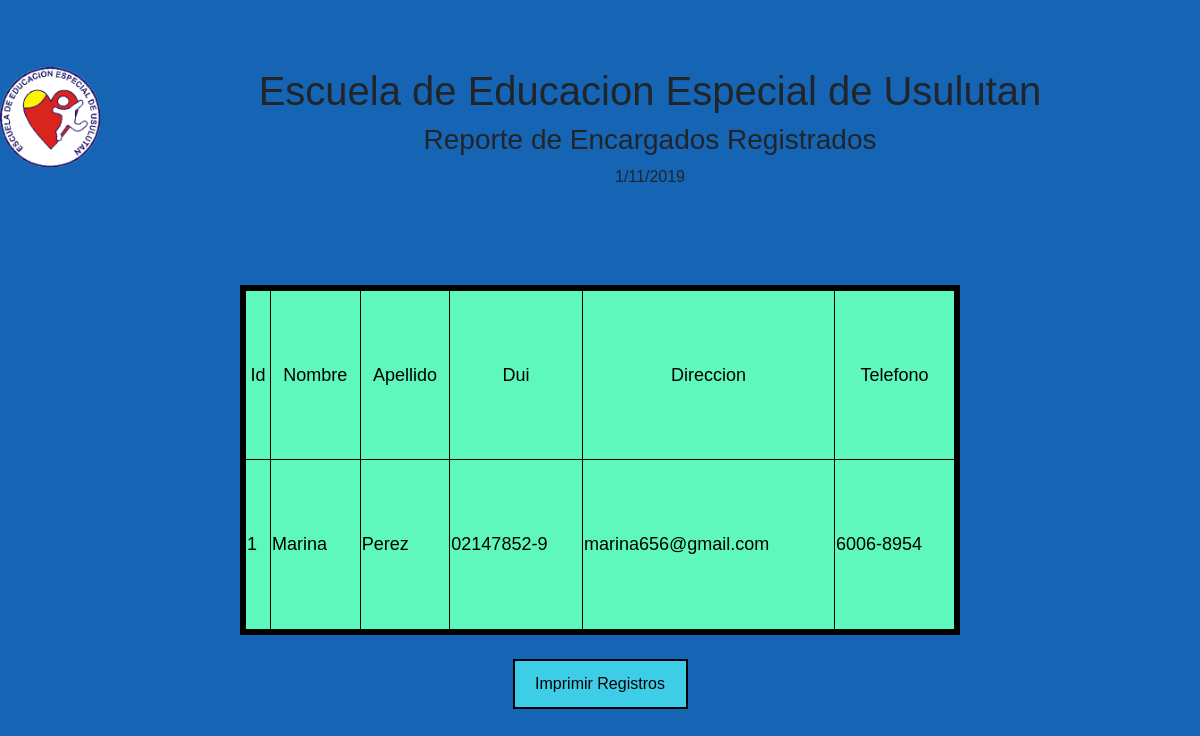
Page /vistas/encargado/vistaen.php on the committed database.
### tables this page shows
CREATE TABLE `encargado` (
  `id_e` int(10) NOT NULL,
  `nombre_encargado` varchar(100) NOT NULL,
  `apellido_encargado` varchar(100) NOT NULL,
  `dui_encargado` varchar(12) NOT NULL,
  `direccion` varchar(100) NOT NULL,
  `telefono` varchar(20) NOT NULL
);

### public/vistas/encargado/vistaen.php (the view, shortened to what this page needs)
<?php
include '../../../conexion.php';
 ?>
<!DOCTYPE html>
<html>
<head>
    <link rel="stylesheet" href="../../../public/bootstrap-4.3.1-dist/css/bootstrap.css">
    <link rel="stylesheet" href="../../../public/css/registro_encargado.css">
        <link rel="stylesheet" href="../../../public/css/mostrar.css">
	<br>
	<img src="../../img/icono.png" width="100" height="100" align="left" >
	<h1>Escuela de Educacion Especial de Usulutan</h1>
	<h3>Reporte de Encargados Registrados</h3>
</head>
	<br>
	<br><br>
<body>
<center>
<br>
	<br>
	<table border="1" >
		<tr>
			<td align="center">Id</td>
			<td align="center">Nombre</td>
			<td align="center">Apellido</td>
			<td align="center">Dui</td>
			<td align="center">Direccion</td>
			<td align="center">Telefono</td>
		</tr>
		<?php
		$sql="SELECT * from encargado";
		$result=mysqli_query($conexion,$sql);
		while($mostrar=mysqli_fetch_array($result)){
		 ?>
		<tr>
			<td><?php echo $mostrar['id_e'] ?></td>
			<td><?php echo $mostrar['nombre_encargado'] ?></td>
			<td><?php echo $mostrar['apellido_encargado'] ?></td>
			<td><?php echo $mostrar['dui_encargado'] ?></td>
			<td><?php echo $mostrar['direccion'] ?></td>
			<td><?php echo $mostrar['telefono'] ?></td>
		</tr>
	<?php
	}
	 ?>
	</table><br>
	<center><tr><input type="button" value="Imprimir Registros" class="nover" onClick="window.print()" class="btn btn-primary" style="width:175px;height:50px"></tr></center>
</center>
</body><br>
	<br>
</html>

### public/css/registro_encargado.css (style rules this page uses)
body { background-color: #1565b4; height: 100px; text-align: center; align-content: center; }

### public/css/mostrar.css (style rules this page uses)
body { background-image: url(../img/sdc.jpg); background-repeat: no-repeat center top; margin: 0; padding: 0; background-size: cover; font-family: sans-serif; height: 100vh; }
table { align-content: center; border: 1px #0c0d0d; outline: 250px; height: 350px; width: 60%; background: #5ef7bc; color: #000000; font-size: 18px; border: 6px black solid; }
input { background: #3ecde6; border: 2px black solid; }

### public/vistas/encargado/vistaen.php (style rules this page uses)
.nover { display:none }

### rows in the picture
encargado: id_e "1", nombre_encargado "Marina", apellido_encargado "Perez", dui_encargado "02147852-9", direccion "marina656@gmail.com", telefono "6006-8954"
